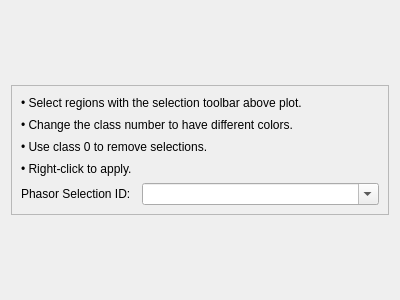
<?xml version="1.0" encoding="UTF-8"?>
<ui version="4.0">
 <class>Form</class>
 <widget class="QWidget" name="Form">
  <property name="geometry">
   <rect>
    <x>0</x>
    <y>0</y>
    <width>400</width>
    <height>300</height>
   </rect>
  </property>
  <property name="windowTitle">
   <string>Form</string>
  </property>
  <layout class="QGridLayout" name="gridLayout">
   <item row="0" column="0" alignment="Qt::AlignVCenter">
    <widget class="QScrollArea" name="scrollArea">
     <property name="minimumSize">
      <size>
       <width>0</width>
       <height>130</height>
      </size>
     </property>
     <property name="widgetResizable">
      <bool>true</bool>
     </property>
     <widget class="QWidget" name="scrollAreaWidgetContents">
      <property name="geometry">
       <rect>
        <x>0</x>
        <y>0</y>
        <width>380</width>
        <height>128</height>
       </rect>
      </property>
      <layout class="QGridLayout" name="gridLayout_2">
       <item row="4" column="0">
        <widget class="QLabel" name="label">
         <property name="text">
          <string>Phasor Selection ID:</string>
         </property>
        </widget>
       </item>
       <item row="1" column="0" colspan="3">
        <widget class="QLabel" name="label_3">
         <property name="text">
          <string>• Change the class number to have different colors.</string>
         </property>
        </widget>
       </item>
       <item row="0" column="0" colspan="3">
        <widget class="QLabel" name="label_2">
         <property name="text">
          <string>• Select regions with the selection toolbar above plot.</string>
         </property>
        </widget>
       </item>
       <item row="4" column="1" colspan="2">
        <widget class="QComboBox" name="phasor_selection_id_combobox">
         <property name="toolTip">
          <string>Choose or type new text to edit different selection layers.</string>
         </property>
         <property name="whatsThis">
          <string/>
         </property>
         <property name="editable">
          <bool>true</bool>
         </property>
        </widget>
       </item>
       <item row="2" column="0" colspan="3">
        <widget class="QLabel" name="label_4">
         <property name="text">
          <string>• Use class 0 to remove selections.</string>
         </property>
        </widget>
       </item>
       <item row="3" column="0">
        <widget class="QLabel" name="label_5">
         <property name="text">
          <string>• Right-click to apply.</string>
         </property>
        </widget>
       </item>
      </layout>
     </widget>
    </widget>
   </item>
  </layout>
 </widget>
 <resources/>
 <connections/>
</ui>
